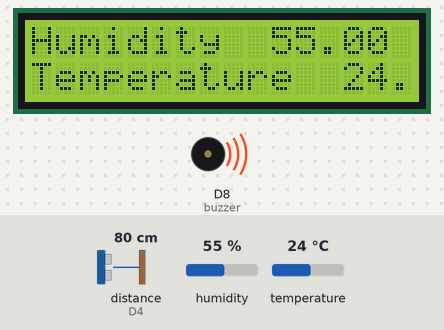
The sketch below on a simulated ESP8266 (NodeMCU). Parts: 16×2 character LCD, buzzer (waves = sounding, pin HIGH). Wiring (inferred from the names in the program): ultrasonic range finder: trigger D3; echo D4. The test bench sets the inputs (shaded band); at power-on: distance to the obstacle (sensor on D4) 80 cm, humidity 55 %, temperature 24 °C. The echo pulse lasts 58.3 µs per cm; WiFi joins after 1.5 s; servers stay silent unless stated; the local clock reads 2024-03-15 10:24:30 at power-on unless the sketch sets it; pins used as bus, display or sensor lines are not drawn; what the sketch prints to the serial monitor is not drawn.

Above: at 3.2 s.
At 7.5 s:
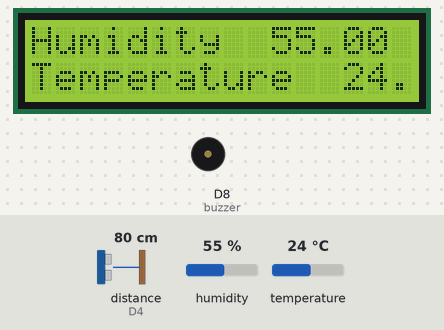
Timing chart, 0 to 127.9 s (numbered marks = the images above):
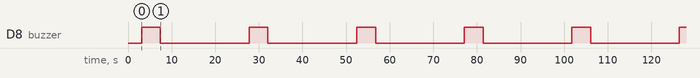

The sketch:

smartbottle_code.ino
```cpp
#include<DHT.h>
DHT dht(D5,DHT11);
int trig=D3;
int echo=D4;
int buzzer=D8;
#include<Wire.h>
#include<LiquidCrystal_I2C.h>
LiquidCrystal_I2C lcd(0x27,16,2);
#include<ESP8266WiFi.h>
#include<WiFiClientSecure.h>
#include<UniversalTelegramBot.h>
#include<Arduinojson.h>
const char* ssid="Madhu.";
const char* password="123456789";

#define BotToken "6504515570:AAH7z1Q5Anoc1m_lQqwgJR7SVT72w7Lnvws"
#define Chatid "6264454925"

WiFiClientSecure client;
X509List cert(TELEGRAM_CERTIFICATE_ROOT);
UniversalTelegramBot bot(BotToken,client);


void setup() {
  pinMode(trig,OUTPUT);
  pinMode(echo,INPUT);
    dht.begin();
  Serial.begin(9600);
  pinMode(buzzer,OUTPUT);
  lcd.init();
  lcd.backlight();
  configTime(0,0,"pool.ntp.org");
  client.setTrustAnchors(&cert);
  WiFi.mode(WIFI_STA);
  delay(1000);
  WiFi.begin(ssid,password);
  while(WiFi.status()!=WL_CONNECTED){
    Serial.print(".");
    delay(1000);
  }
  Serial.println("WIFI CONNECTED");
}

void loop() {

 digitalWrite(trig,0);
 delayMicroseconds(2);
 digitalWrite(trig,1);
 delayMicroseconds(10);
 digitalWrite(trig,0);
 float duration=pulseIn(echo,1);
 duration=duration/2;
 float distance=(0.034)*duration;
 Serial.println("Level");
 Serial.println(distance);


 float h=dht.readHumidity();
 float t=dht.readTemperature();
 if(isnan(h) || isnan(t))
    { return;}
 Serial.println("Humidity:");
 Serial.println(h);
 lcd.setCursor(0,0);
 lcd.println("Humidity");
 lcd.println(h);

 Serial.println(",Temperature:");
 Serial.println(t);
 lcd.setCursor(0,1);
 lcd.println("Temperature");
 lcd.println(t);

 digitalWrite(buzzer,1);

    bot.sendMessage(Chatid,"you are not on track");
 delay(4000);
 digitalWrite(buzzer,0);

    bot.sendMessage(Chatid,"You are on the track");

 delay(20000);


}
```

Measured:
- by itself, D8 (buzzer): alternates HIGH for 4.3 s and LOW for 20.4 s
